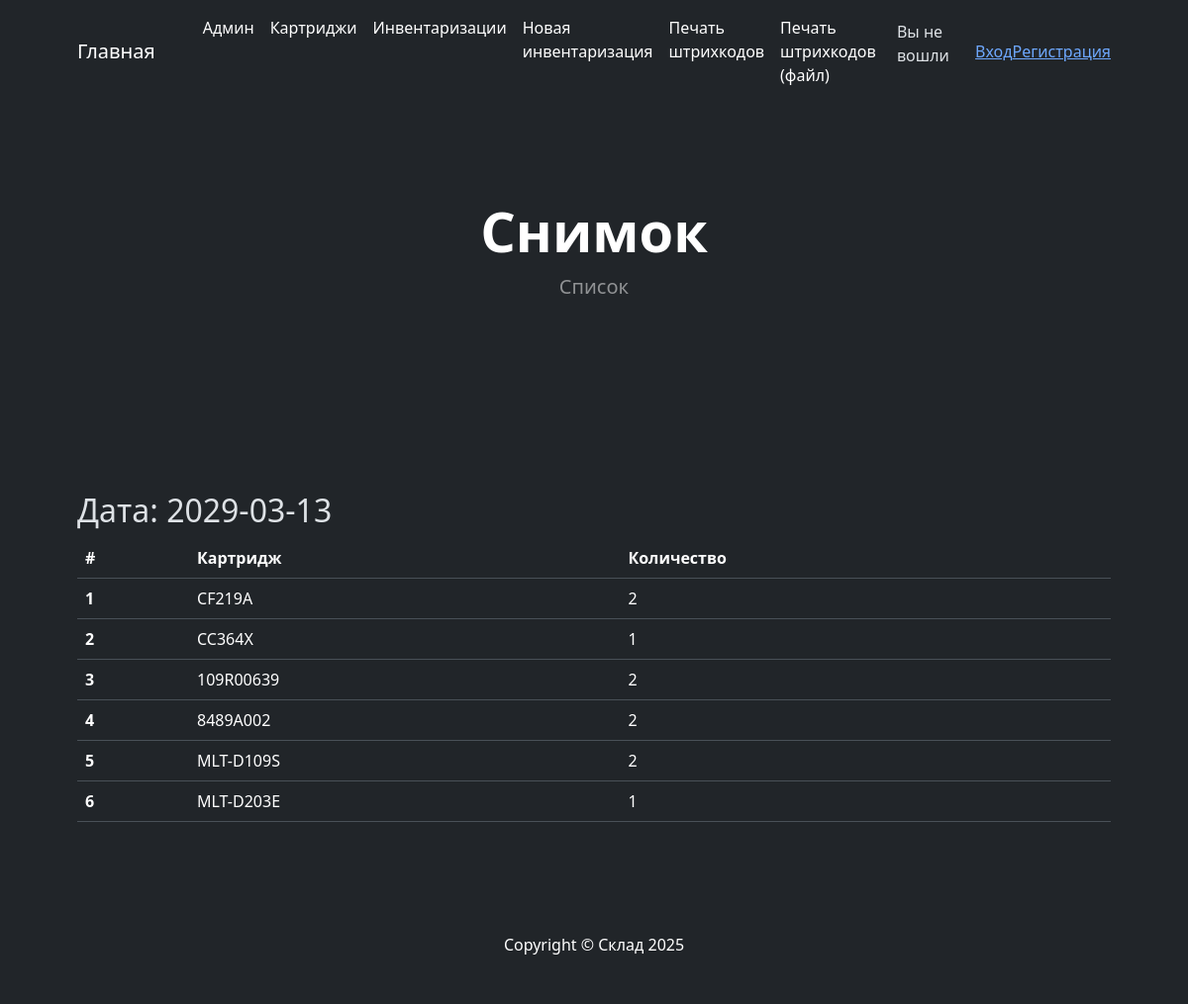
Page /storage/snapshot/19/ on the committed database.
### storage/models.py (models this page shows, shortened)
class Snapshot(models.Model):
    dt = models.DateField(verbose_name='Дата инвентаризации', auto_created=True)
    def __str__(self):
        return self.dt.strftime('%Y-%m-%d')

class Item(models.Model):
    cartridge = models.ForeignKey(Cartridge, verbose_name='Картридж', on_delete=models.SET_NULL, null=True)
    count = models.IntegerField(verbose_name='Количество', default=0)
    snapshot = models.ForeignKey(Snapshot, verbose_name='Снимок', on_delete=models.CASCADE, related_name='items', blank=True)

class Cartridge(models.Model):
    number = models.CharField(verbose_name='Номенклатура', max_length=16, primary_key=True, unique=True)
    article = models.CharField(verbose_name='Артикул', max_length=128)
    caption = models.TextField(verbose_name='Описание', blank=True, default='')
    priority = models.IntegerField(verbose_name='Приоритет', default=0)
    class Meta:
        ordering = ["-priority"]

### storage/views.py (the view)
# urls.py: path('snapshot/<int:pk>/', SnapshotDetailView.as_view(), name='snapshot_detail'),
class SnapshotDetailView(DetailView):
    model = Snapshot
    template_name = 'storage/snapshot_detail.html'

### storage/templates/storage/snapshot_detail.html (shortened to what this page needs)
{% extends 'base_app/main.html' %}
{% block header %}
    <div class="text-center text-white">
        <h1 class="display-4 fw-bolder">Снимок</h1>
        <p class="lead fw-normal text-white-50 mb-0">Список</p>
    </div>
{% endblock header %}
{% block body %}
    <h2>Дата: {{ snapshot }}</h2>
    <table class="table">
        <thead>
            <tr>
                <th scope="col">#</th>
                <th scope="col">Картридж</th>
                <th scope="col">Количество</th>
            </tr>
        </thead>
        <tbody>
                {% for item in snapshot.items.all %}
                    <tr>
                        <th scope="row">{{ item.id }}</th>
                        <td>{{ item.cartridge.article }}</td>
                        <td>{{ item.count }}</td>
                    </tr>
                {% endfor %}
    </table>
{% endblock body %}

### rows in the picture
Snapshot: dt "2029-03-13"
Item: id "1", cartridge.article "CF219A", count "2"
Item: id "2", cartridge.article "CC364X", count "1"
Item: id "3", cartridge.article "109R00639", count "2"
Item: id "4", cartridge.article "8489A002", count "2"
Item: id "5", cartridge.article "MLT-D109S", count "2"
Item: id "6", cartridge.article "MLT-D203E", count "1"
